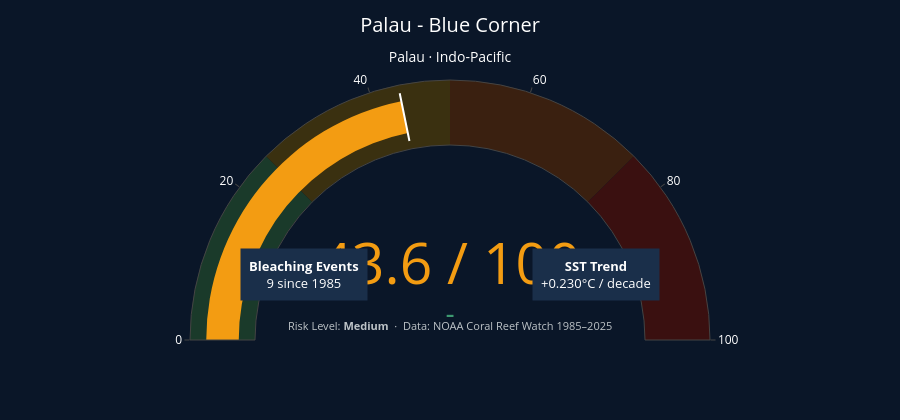

The cell this chart's notebook holds for it:
### Code cell
def spot_detail(spot_name):
    spot = panel[panel["name"] == spot_name].iloc[0]
    
    # Gauge Chart für Risk Score
    fig = go.Figure()
    
    fig.add_trace(go.Indicator(
        mode="gauge+number+delta",
        value=spot["risk_score"],
        title={"text": f"{spot['name']}<br><sub>{spot['country']} · {spot['region']}</sub>"},
        gauge={
            "axis": {"range": [0, 100]},
            "bar": {"color": COLORS[spot["risk_level"]]},
            "steps": [
                {"range": [0, 25],  "color": "#1a3a2a"},
                {"range": [25, 50], "color": "#3a3010"},
                {"range": [50, 75], "color": "#3a2010"},
                {"range": [75, 100],"color": "#3a1010"},
            ],
            "threshold": {
                "line": {"color": "white", "width": 2},
                "thickness": 0.75,
                "value": spot["risk_score"]
            }
        },
        number={"suffix": " / 100", "font": {"color": COLORS[spot["risk_level"]]}}
    ))
    
    # Metriken als Annotations
    fig.add_annotation(x=0.25, y=0.15, xref="paper", yref="paper",
        text=f"<b>Bleaching Events</b><br>{int(spot['bleaching_freq_significant'])} since 1985",
        showarrow=False, font=dict(size=13, color="white"),
        bgcolor="#1a2f4a", borderpad=8)
    
    fig.add_annotation(x=0.75, y=0.15, xref="paper", yref="paper",
        text=f"<b>SST Trend</b><br>+{spot['sst_trend_per_decade']:.3f}°C / decade",
        showarrow=False, font=dict(size=13, color="white"),
        bgcolor="#1a2f4a", borderpad=8)
    
    fig.add_annotation(x=0.5, y=0.02, xref="paper", yref="paper",
        text=f"Risk Level: <b>{spot['risk_level']}</b>  ·  Data: NOAA Coral Reef Watch 1985–2025",
        showarrow=False, font=dict(size=11, color="#BDC3C7"))
    
    fig.update_layout(
        paper_bgcolor="#0a1628",
        font_color="white",
        height=420,
        margin=dict(l=30, r=30, t=80, b=80)
    )
    
    return fig

# Beispiel — kannst du mit jedem Spot testen
fig_detail = spot_detail("Palau - Blue Corner")
fig_detail.show()

### Figure 1 — Plotly figure (JSON) as saved in the notebook; plotly's stock layout.template omitted (floating-point values rounded to 4 significant figures)
{"data": [{"gauge": {"axis": {"range": [0, 100]}, "bar": {"color": "#F39C12"}, "steps": [{"color": "#1a3a2a", "range": [0, 25]}, {"color": "#3a3010", "range": [25, 50]}, {"color": "#3a2010", "range": [50, 75]}, {"color": "#3a1010", "range": [75, 100]}], "threshold": {"line": {"color": "white", "width": 2}, "thickness": 0.75, "value": 43.6}}, "mode": "gauge+number+delta", "number": {"font": {"color": "#F39C12"}, "suffix": " / 100"}, "title": {"text": "Palau - Blue Corner<br><sub>Palau · Indo-Pacific</sub>"}, "type": "indicator", "value": 43.6}], "layout": {"annotations": [{"bgcolor": "#1a2f4a", "borderpad": 8, "font": {"color": "white", "size": 13}, "showarrow": false, "text": "<b>Bleaching Events</b><br>9 since 1985", "x": 0.25, "xref": "paper", "y": 0.15, "yref": "paper"}, {"bgcolor": "#1a2f4a", "borderpad": 8, "font": {"color": "white", "size": 13}, "showarrow": false, "text": "<b>SST Trend</b><br>+0.230°C / decade", "x": 0.75, "xref": "paper", "y": 0.15, "yref": "paper"}, {"font": {"color": "#BDC3C7", "size": 11}, "showarrow": false, "text": "Risk Level: <b>Medium</b>  ·  Data: NOAA Coral Reef Watch 1985–2025", "x": 0.5, "xref": "paper", "y": 0.02, "yref": "paper"}], "font": {"color": "white"}, "height": 420, "margin": {"b": 80, "l": 30, "r": 30, "t": 80}, "paper_bgcolor": "#0a1628"}}
